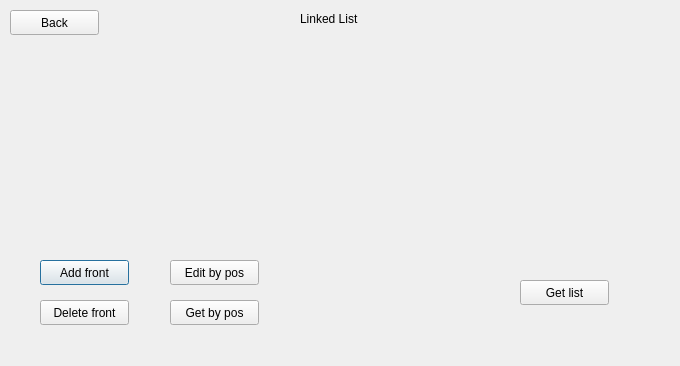
<?xml version="1.0" encoding="UTF-8"?>
<ui version="4.0">
 <class>linkedlist</class>
 <widget class="QDialog" name="linkedlist">
  <property name="geometry">
   <rect>
    <x>0</x>
    <y>0</y>
    <width>680</width>
    <height>366</height>
   </rect>
  </property>
  <property name="windowTitle">
   <string>Dialog</string>
  </property>
  <widget class="QLabel" name="label">
   <property name="geometry">
    <rect>
     <x>300</x>
     <y>10</y>
     <width>71</width>
     <height>17</height>
    </rect>
   </property>
   <property name="text">
    <string>Linked List</string>
   </property>
  </widget>
  <widget class="QPushButton" name="pushButton">
   <property name="geometry">
    <rect>
     <x>40</x>
     <y>260</y>
     <width>89</width>
     <height>25</height>
    </rect>
   </property>
   <property name="text">
    <string>Add front</string>
   </property>
  </widget>
  <widget class="QPushButton" name="pushButton_2">
   <property name="geometry">
    <rect>
     <x>40</x>
     <y>300</y>
     <width>89</width>
     <height>25</height>
    </rect>
   </property>
   <property name="text">
    <string>Delete front</string>
   </property>
  </widget>
  <widget class="QPushButton" name="pushButton_3">
   <property name="geometry">
    <rect>
     <x>170</x>
     <y>300</y>
     <width>89</width>
     <height>25</height>
    </rect>
   </property>
   <property name="text">
    <string>Get by pos</string>
   </property>
  </widget>
  <widget class="QPushButton" name="pushButton_4">
   <property name="geometry">
    <rect>
     <x>170</x>
     <y>260</y>
     <width>89</width>
     <height>25</height>
    </rect>
   </property>
   <property name="text">
    <string>Edit by pos</string>
   </property>
  </widget>
  <widget class="QPushButton" name="pushButton_5">
   <property name="geometry">
    <rect>
     <x>10</x>
     <y>10</y>
     <width>89</width>
     <height>25</height>
    </rect>
   </property>
   <property name="text">
    <string>Back</string>
   </property>
  </widget>
  <widget class="QPushButton" name="pushButton_6">
   <property name="geometry">
    <rect>
     <x>520</x>
     <y>280</y>
     <width>89</width>
     <height>25</height>
    </rect>
   </property>
   <property name="text">
    <string>Get list</string>
   </property>
  </widget>
 </widget>
 <resources/>
 <connections/>
</ui>
